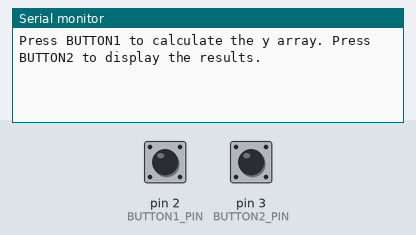
Recording of a sketch running on a simulated Arduino Uno, built with avr-gcc and run on an emulated ATmega328P. Parts: the last lines printed to the serial monitor. The test bench sets the inputs (shaded band); at power-on: pin 2 (BUTTON1_PIN) HIGH, pin 3 (BUTTON2_PIN) HIGH.

Above: at 1.2 s.
1.3 s: pin 2 (BUTTON1_PIN) pulled LOW for 0.15 s
At 1.8 s:
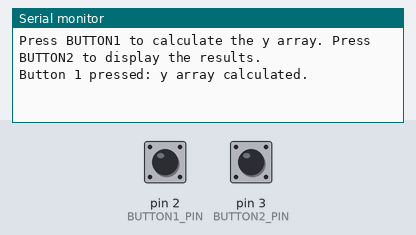
2.9 s: pin 3 (BUTTON2_PIN) pulled LOW for 0.15 s
At 3.6 s:
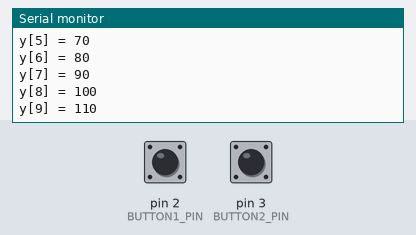

Measured:
- after the input at 1.3 s, the serial monitor: prints a new line after 0.15 s (image 1)
- after the input at 2.9 s, the serial monitor: prints a new line after 0.15 s (image 2)

The sketch:

Lab1Project4.ino
```cpp
#include <avr/io.h>
#include <avr/interrupt.h>
#include <util/delay.h>

// Pin definitions
#define BUTTON1_PIN 2 // Button 1 on Pin 2 (INT0) - Trigger calculation
#define BUTTON2_PIN 3 // Button 2 on Pin 3 (INT1) - Display results

// Global Arrays
volatile int x[10] = {10, 20, 30, 40, 50, 60, 70, 80, 90, 100}; // Example pre-filled array
volatile int y[10];                                             // Result array (to be calculated)

// Variables
volatile unsigned long lastInterruptTime1 = 0; // Debounce timing for Button 1
volatile unsigned long lastInterruptTime2 = 0; // Debounce timing for Button 2
const unsigned long debounceDelay = 50;      // 50 ms debounce delay

void setup() {
    // Initialize button pins as input with pull-up resistors
    DDRD &= ~(1 << BUTTON1_PIN); // Set BUTTON1_PIN as input
    DDRD &= ~(1 << BUTTON2_PIN); // Set BUTTON2_PIN as input
    PORTD |= (1 << BUTTON1_PIN); // Enable pull-up resistor for BUTTON1_PIN
    PORTD |= (1 << BUTTON2_PIN); // Enable pull-up resistor for BUTTON2_PIN

    // Attach interrupts to buttons
    EICRA |= (1 << ISC01) | (1 << ISC00); // INT0: Rising edge for Button 1
    EICRA |= (1 << ISC11) | (1 << ISC10); // INT1: Rising edge for Button 2
    EIMSK |= (1 << INT0) | (1 << INT1);   // Enable INT0 and INT1

    // Enable global interrupts
    sei();

    // Initialize Serial Monitor (if using a simulator or debugging environment)
    Serial.begin(9600);
    Serial.println("Press BUTTON1 to calculate the y array. Press BUTTON2 to display the results.");
}

void loop() {
    // Main loop remains idle as interrupts handle the tasks
}

// ISR for BUTTON1_PIN (INT0): Calculate the y array
ISR(INT0_vect) {
    unsigned long currentTime = millis();
    if ((currentTime - lastInterruptTime1) > debounceDelay) { // Debounce check
        // Calculate y array
        y[0] = 2 * x[0]; // Special case for the first element
        for (int n = 1; n < 10; n++) {
            y[n] = 2 * x[n] - x[n - 1]; // Apply formula y[n] = 2 * x[n] - x[n-1]
        }

        // Print to indicate ISR execution
        Serial.println("Button 1 pressed: y array calculated.");
        lastInterruptTime1 = currentTime; // Update last interrupt time
    }
}

// ISR for BUTTON2_PIN (INT1): Display the y array
ISR(INT1_vect) {
    unsigned long currentTime = millis();
    if ((currentTime - lastInterruptTime2) > debounceDelay) { // Debounce check
        // Print the y array
        Serial.println("Button 2 pressed: Displaying y array...");
        for (int i = 0; i < 10; i++) {
            Serial.print("y[");
            Serial.print(i);
            Serial.print("] = ");
            Serial.println(y[i]);
        }
        lastInterruptTime2 = currentTime; // Update last interrupt time
    }
}
```
